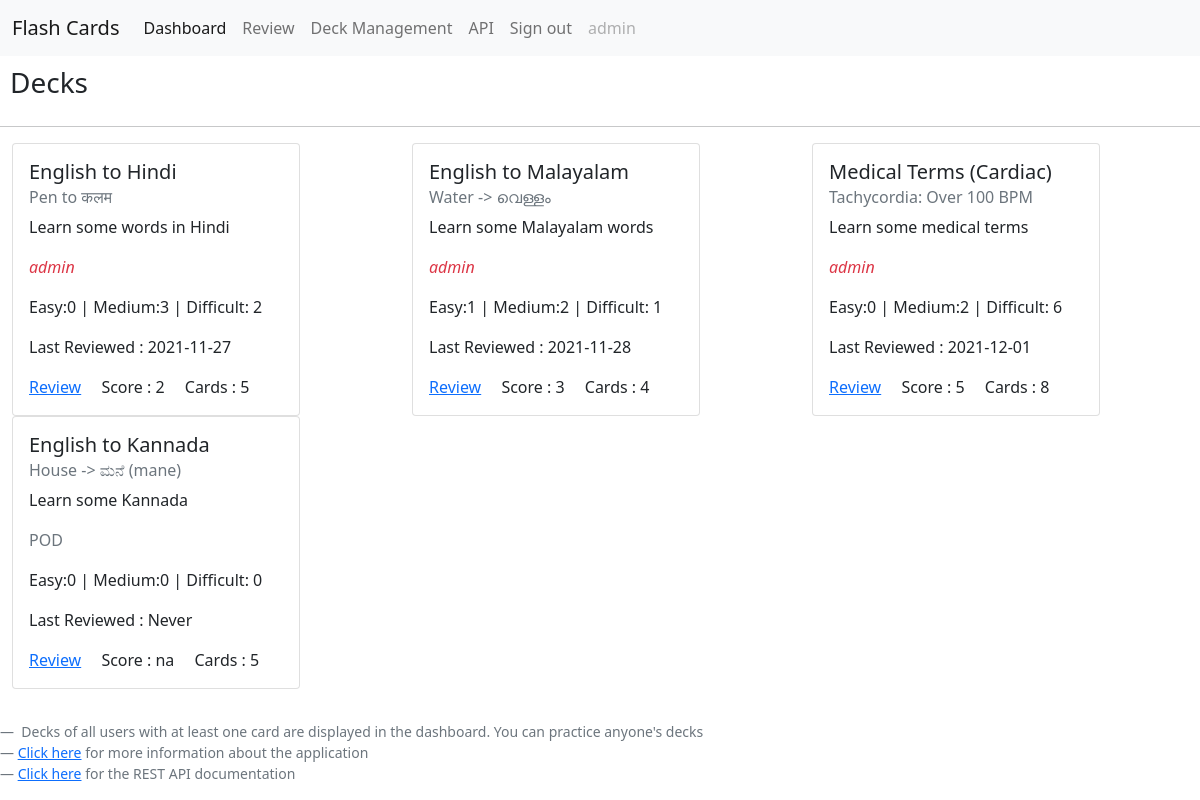
The page /dashboard (signed in) on the database its author committed.
### model.py (models this page shows)
class User(UserMixin,db.Model):
  id=db.Column(db.Integer, primary_key=True, autoincrement=True)
  username=db.Column(db.String(30),unique=True,nullable=False)
  password=db.Column(db.String(30),nullable=False)
  decks = db.relationship('User_Deck_Rel',backref='User')
  cards = db.relationship('User_Card_Rel',backref='User')
  user_decks=db.relationship('Deck',backref='User')
  user_cards=db.relationship('Card', backref='User')

class Deck(db.Model):
  id=db.Column(db.Integer, primary_key=True, autoincrement=True)
  deck_name=db.Column(db.String(30),nullable=False)
  subtitle=db.Column(db.String(30),nullable=False)
  summary=db.Column(db.String(30),nullable=False)
  owner = db.Column(db.String(30),db.ForeignKey('user.username'),nullable=False)
  cards = db.relationship('Card_Deck_Rel',backref='Deck')

class User_Deck_Rel(db.Model):
  id=db.Column(db.Integer, primary_key=True, autoincrement=True)
  deck_id = db.Column(db.Integer,db.ForeignKey('deck.id'),nullable=False)
  user_id = db.Column(db.Integer,db.ForeignKey('user.id'),nullable=False)
  score = db.Column(db.Integer)
  last_reviewed = db.Column(db.Date)

### main.py (the view)
@app.route('/dashboard')
@login_required
def dashboard():
  decksx=Deck.query.all()
  userx=User.query.filter_by(username=current_user.username).first()
  deck_info={}
  deckswithcards=[]
  for i in decksx:
    no_cards=len(i.cards)
    if no_cards==0:
      continue
    else:
      deckswithcards.append(i)
      d_info = User_Deck_Rel.query.filter_by(deck_id=i.id,user_id=userx.id).first()
      if d_info:
        deck_info[i.id]={'score':d_info.score,'no_cards':no_cards,'last_reviewed':d_info.last_reviewed,'e':0,'m':0,'d':0}
        for j in i.cards:
          card_data = User_Card_Rel.query.filter_by(card_id=j.card_id,user_id=userx.id).first()
          if not card_data:
            continue
          if card_data.difficulty_level==1:
            deck_info[i.id]['e']+=1
          elif card_data.difficulty_level==2:
            deck_info[i.id]['m']+=1
          elif card_data.difficulty_level==3:
            deck_info[i.id]['d']+=1
      else:
        deck_info[i.id]={'score':'na','no_cards':no_cards,'last_reviewed':'Never','e':0,'m':0,'d':0}
  return render_template("dashboard.html",username=current_user.username,decks=deckswithcards,deck_info=deck_info)

### main.py (called while the page is built)
@login_manager.user_loader
def user1(user_id):
  return User.query.get(int(user_id))

### templates/dashboard.html (shortened to what this page needs)
{% extends "layout.html" %}
{% block head %}
  {{ super() }}
{% endblock %}
{% block dashboard %}active{%endblock%}
{% block page %}
<h3 style="padding:10px">Decks</h3>
<hr>
<div class="container-fluid">
  <div class="row">
  {% for i in decks%}
    <div class="col-sm-4" style="min-width:23rem;">
      <div class="card" style="width: 18rem;">
        <div class="card-body">
          <h5 class="card-title">{{i.deck_name}}</h5>
          <h6 class="card-subtitle mb-2 text-muted"> {{i.subtitle}}</h6>
          <p class="card-text">{{i.summary}}</p>
          {% if i.owner == username %}
          <p class="card-text text-danger"><i>{{i.owner}}</i></p>
          {% endif %}
          {% if i.owner != username %}
          <p class="card-text text-muted">{{i.owner}}</p>
          {% endif %}
          <p class="card-text">Easy:{{deck_info[i.id]['e']}} | Medium:{{deck_info[i.id]['m']}} | Difficult: {{deck_info[i.id]['d']}}</p>
          <p class="card-text">Last Reviewed : {{deck_info[i.id]['last_reviewed']}}</p>
          <form method="POST" action="/review">
          <a href="#" class="card-link" onclick="this.closest('form').submit();return false;">Review</a>
          <span href="#" class="card-link">Score : {{deck_info[i.id]['score']}}</span>
          <span href="#" class="card-link">Cards : {{deck_info[i.id]['no_cards']}}</span>
          </form>
        </div>
      </div>
    </div>
  {% endfor %}
  </div>
</div>
<br/>
{% endblock %}
{% block footer %}
<footer class="blockquote-footer"> Decks of all users with at least one card are displayed in the dashboard. You can practice anyone's decks</footer>
<footer class="blockquote-footer"><a class="label label-info" href="/about" role="button">Click here</a> for more information about the application</footer>
<footer class="blockquote-footer"><a class="label label-info" href="/apidoc" role="button">Click here</a> for the REST API documentation</footer>
{% endblock %}

### templates/layout.html (shortened to what this page needs)
<!DOCTYPE html>
<html lang="en">
<head>
  {% block head %}
  <link href="https://cdn.jsdelivr.net/npm/bootstrap@5.1.3/dist/css/bootstrap.min.css" rel="stylesheet">
  {% endblock %}
</head>
<body>
<nav class="navbar navbar-expand-lg navbar-light bg-light">
  <div class="container-fluid">
    <span class="navbar-brand" href="#">Flash Cards</span>
    <div class="collapse navbar-collapse" id="navbarNav">
      <ul class="navbar-nav">
        <li class="nav-item">
          <a class="nav-link {% block dashboard %}{% endblock %}" aria-current="page" href="/dashboard">Dashboard</a>
        </li>
        <li class="nav-item">
          <a class="nav-link {% block review %}{% endblock %}" href="/review">Review</a>
        </li>
        <li class="nav-item">
          <a class="nav-link {% block deckmanagement %}{% endblock %}" href="/deck_management">Deck Management</a>
        </li>
        <li class="nav-item">
          <a class="nav-link {% block restapi %}{% endblock %}" href="/apidoc">API</a>
        </li>
        <li class="nav-item">
          <a class="nav-link" href="/logout">Sign out</a>
        </li>
        <li class="nav-item">
          <a class="nav-link disabled">{{username}}</a>
        </li>
      </ul>
    </div>
  </div>
</nav>
{% block page %}{% endblock %}
<br/>
{% block footer %}{% endblock %}
</body>
</html>

### rows shown on the page
User: username "admin"
Deck: deck_name "English to Hindi", subtitle "Pen to कलम", summary "Learn some words in Hindi", owner "admin", deck_info "0", deck_info "3", deck_info "2", id.last_reviewed "2021-11-27", deck_info "5"
Deck: deck_name "English to Malayalam", subtitle "Water -> വെള്ളം", summary "Learn some Malayalam words", owner "admin", deck_info "1", id "2", id.last_reviewed "2021-11-28", deck_info "3", deck_info "4"
Deck: deck_name "Medical Terms (Cardiac)", subtitle "Tachycordia: Over 100 BPM", summary "Learn some medical terms", owner "admin", deck_info "0", deck_info "2", deck_info "6", id.last_reviewed "2021-12-01", deck_info "5", deck_info "8"
Deck: deck_name "English to Kannada", subtitle "House -> ಮನೆ (mane)", summary "Learn some Kannada", owner "POD", deck_info "0", deck_info "Never", deck_info "na", deck_info "5"
